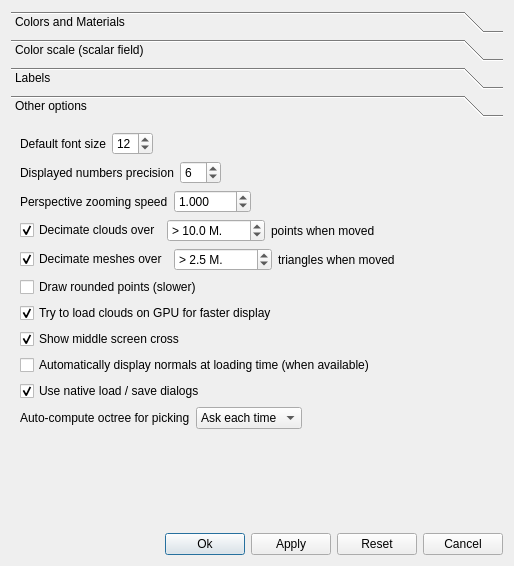
<?xml version="1.0" encoding="UTF-8"?>
<ui version="4.0">
 <class>DisplayOptionsDlg</class>
 <widget class="QDialog" name="DisplayOptionsDlg">
  <property name="geometry">
   <rect>
    <x>0</x>
    <y>0</y>
    <width>514</width>
    <height>566</height>
   </rect>
  </property>
  <property name="sizePolicy">
   <sizepolicy hsizetype="Fixed" vsizetype="Fixed">
    <horstretch>0</horstretch>
    <verstretch>0</verstretch>
   </sizepolicy>
  </property>
  <property name="windowTitle">
   <string>Display options</string>
  </property>
  <property name="windowIcon">
   <iconset>
    <normaloff>:/CC/Old/images/old_cc/cc_lightParamsIcon.gif</normaloff>:/CC/Old/images/old_cc/cc_lightParamsIcon.gif</iconset>
  </property>
  <layout class="QVBoxLayout" name="verticalLayout_5">
   <item>
    <widget class="QToolBox" name="toolBox">
     <property name="currentIndex">
      <number>3</number>
     </property>
     <widget class="QWidget" name="pageColorAndMatOptions">
      <property name="geometry">
       <rect>
        <x>0</x>
        <y>0</y>
        <width>493</width>
        <height>349</height>
       </rect>
      </property>
      <attribute name="label">
       <string>Colors and Materials</string>
      </attribute>
      <layout class="QVBoxLayout" name="verticalLayout_6">
       <item>
        <widget class="QFrame" name="frame">
         <property name="sizePolicy">
          <sizepolicy hsizetype="Preferred" vsizetype="Maximum">
           <horstretch>0</horstretch>
           <verstretch>0</verstretch>
          </sizepolicy>
         </property>
         <property name="frameShape">
          <enum>QFrame::NoFrame</enum>
         </property>
         <layout class="QHBoxLayout" name="horizontalLayout_6">
          <property name="leftMargin">
           <number>0</number>
          </property>
          <property name="topMargin">
           <number>0</number>
          </property>
          <property name="rightMargin">
           <number>0</number>
          </property>
          <property name="bottomMargin">
           <number>0</number>
          </property>
          <item>
           <widget class="QGroupBox" name="sunLightGroup">
            <property name="title">
             <string>Light</string>
            </property>
            <layout class="QVBoxLayout">
             <item>
              <layout class="QHBoxLayout">
               <item>
                <widget class="QToolButton" name="ambientColorButton">
                 <property name="text">
                  <string notr="true">...</string>
                 </property>
                </widget>
               </item>
               <item>
                <widget class="QLabel" name="label_3">
                 <property name="text">
                  <string>Ambient</string>
                 </property>
                </widget>
               </item>
              </layout>
             </item>
             <item>
              <layout class="QHBoxLayout">
               <item>
                <widget class="QToolButton" name="specularColorButton">
                 <property name="text">
                  <string notr="true">...</string>
                 </property>
                </widget>
               </item>
               <item>
                <widget class="QLabel" name="label_4">
                 <property name="text">
                  <string>Specular</string>
                 </property>
                </widget>
               </item>
              </layout>
             </item>
             <item>
              <layout class="QHBoxLayout">
               <item>
                <widget class="QToolButton" name="diffuseColorButton">
                 <property name="text">
                  <string notr="true">...</string>
                 </property>
                </widget>
               </item>
               <item>
                <widget class="QLabel" name="label_5">
                 <property name="text">
                  <string>Diffuse</string>
                 </property>
                </widget>
               </item>
              </layout>
             </item>
             <item>
              <widget class="QCheckBox" name="doubleSidedCheckBox">
               <property name="toolTip">
                <string>&lt;html&gt;&lt;head/&gt;&lt;body&gt;&lt;p&gt;Whether to use a double-sided light model or not&lt;/p&gt;&lt;p&gt;(if disabled, triangles will appear black when looked from behind)&lt;/p&gt;&lt;/body&gt;&lt;/html&gt;</string>
               </property>
               <property name="text">
                <string>double-sided</string>
               </property>
               <property name="checked">
                <bool>true</bool>
               </property>
              </widget>
             </item>
             <item>
              <spacer name="verticalSpacer_5">
               <property name="orientation">
                <enum>Qt::Vertical</enum>
               </property>
               <property name="sizeHint" stdset="0">
                <size>
                 <width>0</width>
                 <height>0</height>
                </size>
               </property>
              </spacer>
             </item>
            </layout>
           </widget>
          </item>
          <item>
           <widget class="QGroupBox" name="sunLightGroup_2">
            <property name="title">
             <string>Default Materials</string>
            </property>
            <layout class="QVBoxLayout" name="verticalLayout_4">
             <item>
              <layout class="QHBoxLayout">
               <item>
                <widget class="QToolButton" name="meshFrontColorButton">
                 <property name="text">
                  <string notr="true">...</string>
                 </property>
                </widget>
               </item>
               <item>
                <widget class="QLabel" name="label_6">
                 <property name="text">
                  <string>Mesh Front</string>
                 </property>
                </widget>
               </item>
              </layout>
             </item>
             <item>
              <layout class="QHBoxLayout">
               <item>
                <widget class="QToolButton" name="meshBackColorButton">
                 <property name="text">
                  <string notr="true">...</string>
                 </property>
                </widget>
               </item>
               <item>
                <widget class="QLabel" name="label_7">
                 <property name="text">
                  <string>Mesh Back</string>
                 </property>
                </widget>
               </item>
              </layout>
             </item>
             <item>
              <layout class="QHBoxLayout" name="horizontalLayout_2">
               <item>
                <widget class="QToolButton" name="meshSpecularColorButton">
                 <property name="text">
                  <string notr="true">...</string>
                 </property>
                </widget>
               </item>
               <item>
                <widget class="QLabel" name="label_12">
                 <property name="text">
                  <string>Mesh specular</string>
                 </property>
                </widget>
               </item>
              </layout>
             </item>
             <item>
              <layout class="QHBoxLayout">
               <item>
                <widget class="QToolButton" name="pointsColorButton">
                 <property name="text">
                  <string notr="true">...</string>
                 </property>
                </widget>
               </item>
               <item>
                <widget class="QLabel" name="label_8">
                 <property name="text">
                  <string>Points</string>
                 </property>
                </widget>
               </item>
              </layout>
             </item>
            </layout>
           </widget>
          </item>
          <item>
           <widget class="QGroupBox" name="othersGroup">
            <property name="title">
             <string>Colors</string>
            </property>
            <layout class="QVBoxLayout">
             <item>
              <layout class="QHBoxLayout">
               <item>
                <widget class="QToolButton" name="bkgColorButton">
                 <property name="text">
                  <string notr="true">...</string>
                 </property>
                 <property name="toolButtonStyle">
                  <enum>Qt::ToolButtonIconOnly</enum>
                 </property>
                </widget>
               </item>
               <item>
                <widget class="QLabel" name="label_2">
                 <property name="text">
                  <string>Background</string>
                 </property>
                </widget>
               </item>
              </layout>
             </item>
             <item>
              <layout class="QHBoxLayout">
               <item>
                <widget class="QToolButton" name="bbColorButton">
                 <property name="text">
                  <string notr="true">...</string>
                 </property>
                 <property name="toolButtonStyle">
                  <enum>Qt::ToolButtonIconOnly</enum>
                 </property>
                </widget>
               </item>
               <item>
                <widget class="QLabel" name="label_9">
                 <property name="text">
                  <string>Bounding-box</string>
                 </property>
                </widget>
               </item>
              </layout>
             </item>
             <item>
              <layout class="QHBoxLayout">
               <item>
                <widget class="QToolButton" name="textColorButton">
                 <property name="text">
                  <string notr="true">...</string>
                 </property>
                </widget>
               </item>
               <item>
                <widget class="QLabel" name="label">
                 <property name="text">
                  <string>Text</string>
                 </property>
                </widget>
               </item>
              </layout>
             </item>
             <item>
              <spacer name="verticalSpacer_6">
               <property name="orientation">
                <enum>Qt::Vertical</enum>
               </property>
               <property name="sizeHint" stdset="0">
                <size>
                 <width>0</width>
                 <height>0</height>
                </size>
               </property>
              </spacer>
             </item>
            </layout>
           </widget>
          </item>
         </layout>
        </widget>
       </item>
       <item>
        <layout class="QHBoxLayout" name="horizontalLayout_7">
         <item>
          <spacer name="horizontalSpacer_6">
           <property name="orientation">
            <enum>Qt::Horizontal</enum>
           </property>
           <property name="sizeHint" stdset="0">
            <size>
             <width>40</width>
             <height>20</height>
            </size>
           </property>
          </spacer>
         </item>
         <item>
          <widget class="QCheckBox" name="enableGradientCheckBox">
           <property name="toolTip">
            <string>Gradient goes from 'background' color to inverse of 'Points' color</string>
           </property>
           <property name="statusTip">
            <string>Gradient goes from 'background' color to inverse of 'Points' color</string>
           </property>
           <property name="text">
            <string>display gradient background</string>
           </property>
           <property name="checked">
            <bool>true</bool>
           </property>
          </widget>
         </item>
        </layout>
       </item>
       <item>
        <spacer name="verticalSpacer">
         <property name="orientation">
          <enum>Qt::Vertical</enum>
         </property>
         <property name="sizeHint" stdset="0">
          <size>
           <width>20</width>
           <height>53</height>
          </size>
         </property>
        </spacer>
       </item>
      </layout>
     </widget>
     <widget class="QWidget" name="pageSFOptions">
      <property name="geometry">
       <rect>
        <x>0</x>
        <y>0</y>
        <width>490</width>
        <height>364</height>
       </rect>
      </property>
      <attribute name="label">
       <string>Color scale (scalar field)</string>
      </attribute>
      <layout class="QVBoxLayout" name="verticalLayout_7">
       <item>
        <widget class="QCheckBox" name="colorScaleShowHistogramCheckBox">
         <property name="text">
          <string>Show histogram next to color ramp</string>
         </property>
         <property name="checked">
          <bool>true</bool>
         </property>
        </widget>
       </item>
       <item>
        <widget class="QCheckBox" name="useColorScaleShaderCheckBox">
         <property name="text">
          <string>Enable shader for faster display (ATI cards: use at your own risk ;)</string>
         </property>
        </widget>
       </item>
       <item>
        <layout class="QHBoxLayout" name="horizontalLayout">
         <item>
          <widget class="QLabel" name="label_10">
           <property name="text">
            <string>Ramp width</string>
           </property>
          </widget>
         </item>
         <item>
          <widget class="QSpinBox" name="colorRampWidthSpinBox">
           <property name="suffix">
            <string> pixels</string>
           </property>
           <property name="minimum">
            <number>10</number>
           </property>
           <property name="maximum">
            <number>200</number>
           </property>
           <property name="value">
            <number>50</number>
           </property>
          </widget>
         </item>
         <item>
          <spacer name="horizontalSpacer">
           <property name="orientation">
            <enum>Qt::Horizontal</enum>
           </property>
           <property name="sizeHint" stdset="0">
            <size>
             <width>40</width>
             <height>20</height>
            </size>
           </property>
          </spacer>
         </item>
        </layout>
       </item>
       <item>
        <spacer name="verticalSpacer_2">
         <property name="orientation">
          <enum>Qt::Vertical</enum>
         </property>
         <property name="sizeHint" stdset="0">
          <size>
           <width>20</width>
           <height>120</height>
          </size>
         </property>
        </spacer>
       </item>
      </layout>
     </widget>
     <widget class="QWidget" name="pageLabelsOptions">
      <property name="geometry">
       <rect>
        <x>0</x>
        <y>0</y>
        <width>490</width>
        <height>364</height>
       </rect>
      </property>
      <attribute name="label">
       <string>Labels</string>
      </attribute>
      <layout class="QVBoxLayout" name="verticalLayout">
       <item>
        <widget class="QFrame" name="frame_2">
         <property name="frameShape">
          <enum>QFrame::StyledPanel</enum>
         </property>
         <property name="frameShadow">
          <enum>QFrame::Raised</enum>
         </property>
         <layout class="QGridLayout" name="gridLayout">
          <property name="leftMargin">
           <number>0</number>
          </property>
          <property name="topMargin">
           <number>0</number>
          </property>
          <property name="rightMargin">
           <number>0</number>
          </property>
          <property name="bottomMargin">
           <number>0</number>
          </property>
          <item row="0" column="0">
           <widget class="QLabel" name="label_13">
            <property name="text">
             <string>Label opacity</string>
            </property>
           </widget>
          </item>
          <item row="0" column="1">
           <widget class="QSpinBox" name="labelOpacitySpinBox">
            <property name="suffix">
             <string notr="true">%</string>
            </property>
            <property name="maximum">
             <number>100</number>
            </property>
            <property name="value">
             <number>75</number>
            </property>
           </widget>
          </item>
          <item row="1" column="0">
           <widget class="QLabel" name="label_16">
            <property name="text">
             <string>Label font size</string>
            </property>
           </widget>
          </item>
          <item row="1" column="1">
           <widget class="QSpinBox" name="labelFontSizeSpinBox">
            <property name="minimum">
             <number>6</number>
            </property>
            <property name="maximum">
             <number>96</number>
            </property>
            <property name="value">
             <number>8</number>
            </property>
           </widget>
          </item>
          <item row="1" column="2">
           <widget class="QLabel" name="label_20">
            <property name="text">
             <string>background color</string>
            </property>
            <property name="alignment">
             <set>Qt::AlignRight|Qt::AlignTrailing|Qt::AlignVCenter</set>
            </property>
           </widget>
          </item>
          <item row="1" column="3">
           <widget class="QToolButton" name="labelBkgColorButton">
            <property name="text">
             <string notr="true">...</string>
            </property>
           </widget>
          </item>
          <item row="2" column="0">
           <widget class="QLabel" name="label_15">
            <property name="text">
             <string>Labels marker size</string>
            </property>
           </widget>
          </item>
          <item row="2" column="1">
           <widget class="QSpinBox" name="labelMarkerSizeSpinBox">
            <property name="minimum">
             <number>1</number>
            </property>
            <property name="value">
             <number>4</number>
            </property>
           </widget>
          </item>
          <item row="2" column="2">
           <widget class="QLabel" name="label_18">
            <property name="text">
             <string>marker color</string>
            </property>
            <property name="alignment">
             <set>Qt::AlignRight|Qt::AlignTrailing|Qt::AlignVCenter</set>
            </property>
           </widget>
          </item>
          <item row="2" column="3">
           <widget class="QToolButton" name="labelMarkerColorButton">
            <property name="text">
             <string notr="true">...</string>
            </property>
           </widget>
          </item>
         </layout>
        </widget>
       </item>
       <item>
        <spacer name="verticalSpacer_4">
         <property name="orientation">
          <enum>Qt::Vertical</enum>
         </property>
         <property name="sizeHint" stdset="0">
          <size>
           <width>20</width>
           <height>144</height>
          </size>
         </property>
        </spacer>
       </item>
      </layout>
     </widget>
     <widget class="QWidget" name="pageOtherOptions">
      <property name="geometry">
       <rect>
        <x>0</x>
        <y>0</y>
        <width>490</width>
        <height>364</height>
       </rect>
      </property>
      <attribute name="label">
       <string>Other options</string>
      </attribute>
      <layout class="QVBoxLayout" name="verticalLayout_8">
       <item>
        <layout class="QHBoxLayout" name="horizontalLayout_4">
         <item>
          <widget class="QLabel" name="label_11">
           <property name="text">
            <string>Default font size</string>
           </property>
          </widget>
         </item>
         <item>
          <widget class="QSpinBox" name="defaultFontSizeSpinBox">
           <property name="minimum">
            <number>6</number>
           </property>
           <property name="maximum">
            <number>96</number>
           </property>
           <property name="value">
            <number>12</number>
           </property>
          </widget>
         </item>
         <item>
          <spacer name="horizontalSpacer_3">
           <property name="orientation">
            <enum>Qt::Horizontal</enum>
           </property>
           <property name="sizeHint" stdset="0">
            <size>
             <width>40</width>
             <height>20</height>
            </size>
           </property>
          </spacer>
         </item>
        </layout>
       </item>
       <item>
        <layout class="QHBoxLayout" name="horizontalLayout_3">
         <item>
          <widget class="QLabel" name="label_14">
           <property name="text">
            <string>Displayed numbers precision</string>
           </property>
          </widget>
         </item>
         <item>
          <widget class="QSpinBox" name="numberPrecisionSpinBox">
           <property name="value">
            <number>6</number>
           </property>
          </widget>
         </item>
         <item>
          <spacer name="horizontalSpacer_2">
           <property name="orientation">
            <enum>Qt::Horizontal</enum>
           </property>
           <property name="sizeHint" stdset="0">
            <size>
             <width>40</width>
             <height>20</height>
            </size>
           </property>
          </spacer>
         </item>
        </layout>
       </item>
       <item>
        <layout class="QHBoxLayout" name="horizontalLayout_5">
         <item>
          <widget class="QLabel" name="label_17">
           <property name="text">
            <string>Perspective zooming speed</string>
           </property>
          </widget>
         </item>
         <item>
          <widget class="QDoubleSpinBox" name="zoomSpeedDoubleSpinBox">
           <property name="toolTip">
            <string>Zoom/walk speed in perspective mode (default = 1.0)</string>
           </property>
           <property name="decimals">
            <number>3</number>
           </property>
           <property name="maximum">
            <double>1000.000000000000000</double>
           </property>
           <property name="singleStep">
            <double>0.010000000000000</double>
           </property>
           <property name="value">
            <double>1.000000000000000</double>
           </property>
          </widget>
         </item>
         <item>
          <spacer name="horizontalSpacer_4">
           <property name="orientation">
            <enum>Qt::Horizontal</enum>
           </property>
           <property name="sizeHint" stdset="0">
            <size>
             <width>40</width>
             <height>20</height>
            </size>
           </property>
          </spacer>
         </item>
        </layout>
       </item>
       <item>
        <layout class="QHBoxLayout" name="horizontalLayout_9">
         <item>
          <widget class="QCheckBox" name="decimateCloudBox">
           <property name="statusTip">
            <string>Automatically decimate big point clouds when moved</string>
           </property>
           <property name="whatsThis">
            <string>Automatically decimate big point clouds when moved</string>
           </property>
           <property name="text">
            <string>Decimate clouds over</string>
           </property>
           <property name="checked">
            <bool>true</bool>
           </property>
          </widget>
         </item>
         <item>
          <widget class="QDoubleSpinBox" name="maxCloudSizeDoubleSpinBox">
           <property name="toolTip">
            <string>Minimum number of points to activate decimation</string>
           </property>
           <property name="prefix">
            <string notr="true">&gt; </string>
           </property>
           <property name="suffix">
            <string notr="true"> M.</string>
           </property>
           <property name="decimals">
            <number>1</number>
           </property>
           <property name="minimum">
            <double>0.100000000000000</double>
           </property>
           <property name="maximum">
            <double>10000.000000000000000</double>
           </property>
           <property name="value">
            <double>10.000000000000000</double>
           </property>
          </widget>
         </item>
         <item>
          <widget class="QLabel" name="label_21">
           <property name="text">
            <string>points when moved</string>
           </property>
          </widget>
         </item>
         <item>
          <spacer name="horizontalSpacer_5">
           <property name="orientation">
            <enum>Qt::Horizontal</enum>
           </property>
           <property name="sizeHint" stdset="0">
            <size>
             <width>40</width>
             <height>20</height>
            </size>
           </property>
          </spacer>
         </item>
        </layout>
       </item>
       <item>
        <layout class="QHBoxLayout" name="horizontalLayout_8">
         <item>
          <widget class="QCheckBox" name="decimateMeshBox">
           <property name="statusTip">
            <string>Automatically decimate big meshes when moved</string>
           </property>
           <property name="whatsThis">
            <string>Automatically decimate big meshes when moved</string>
           </property>
           <property name="text">
            <string>Decimate meshes over</string>
           </property>
           <property name="checked">
            <bool>true</bool>
           </property>
          </widget>
         </item>
         <item>
          <widget class="QDoubleSpinBox" name="maxMeshSizeDoubleSpinBox">
           <property name="toolTip">
            <string>Minimum number of triangles to activate decimation</string>
           </property>
           <property name="prefix">
            <string notr="true">&gt; </string>
           </property>
           <property name="suffix">
            <string notr="true"> M.</string>
           </property>
           <property name="decimals">
            <number>1</number>
           </property>
           <property name="minimum">
            <double>0.100000000000000</double>
           </property>
           <property name="maximum">
            <double>10000.000000000000000</double>
           </property>
           <property name="singleStep">
            <double>0.500000000000000</double>
           </property>
           <property name="value">
            <double>2.500000000000000</double>
           </property>
          </widget>
         </item>
         <item>
          <widget class="QLabel" name="label_19">
           <property name="text">
            <string>triangles when moved</string>
           </property>
          </widget>
         </item>
         <item>
          <spacer name="horizontalSpacer_7">
           <property name="orientation">
            <enum>Qt::Horizontal</enum>
           </property>
           <property name="sizeHint" stdset="0">
            <size>
             <width>40</width>
             <height>20</height>
            </size>
           </property>
          </spacer>
         </item>
        </layout>
       </item>
       <item>
        <widget class="QCheckBox" name="drawRoundedPointsCheckBox">
         <property name="text">
          <string>Draw rounded points (slower)</string>
         </property>
        </widget>
       </item>
       <item>
        <widget class="QCheckBox" name="useVBOCheckBox">
         <property name="text">
          <string>Try to load clouds on GPU for faster display</string>
         </property>
         <property name="checked">
          <bool>true</bool>
         </property>
        </widget>
       </item>
       <item>
        <widget class="QCheckBox" name="showCrossCheckBox">
         <property name="toolTip">
          <string>A cross is displayed in the middle of the screen</string>
         </property>
         <property name="statusTip">
          <string>A cross is displayed in the middle of the screen</string>
         </property>
         <property name="text">
          <string>Show middle screen cross</string>
         </property>
         <property name="checked">
          <bool>true</bool>
         </property>
        </widget>
       </item>
       <item>
        <widget class="QCheckBox" name="autoDisplayNormalsCheckBox">
         <property name="text">
          <string>Automatically display normals at loading time (when available)</string>
         </property>
        </widget>
       </item>
       <item>
        <widget class="QCheckBox" name="useNativeDialogsCheckBox">
         <property name="text">
          <string>Use native load / save dialogs</string>
         </property>
         <property name="checked">
          <bool>true</bool>
         </property>
        </widget>
       </item>
       <item>
        <layout class="QHBoxLayout" name="horizontalLayout_10">
         <item>
          <widget class="QLabel" name="label_22">
           <property name="text">
            <string>Auto-compute octree for picking</string>
           </property>
          </widget>
         </item>
         <item>
          <widget class="QComboBox" name="autoComputeOctreeComboBox">
           <property name="toolTip">
            <string>Octree computation can be long but the picking is then much faster</string>
           </property>
           <property name="currentIndex">
            <number>1</number>
           </property>
           <item>
            <property name="text">
             <string>Always</string>
            </property>
           </item>
           <item>
            <property name="text">
             <string>Ask each time</string>
            </property>
           </item>
           <item>
            <property name="text">
             <string>Never</string>
            </property>
           </item>
          </widget>
         </item>
         <item>
          <spacer name="horizontalSpacer_8">
           <property name="orientation">
            <enum>Qt::Horizontal</enum>
           </property>
           <property name="sizeHint" stdset="0">
            <size>
             <width>40</width>
             <height>20</height>
            </size>
           </property>
          </spacer>
         </item>
        </layout>
       </item>
       <item>
        <spacer name="verticalSpacer_3">
         <property name="orientation">
          <enum>Qt::Vertical</enum>
         </property>
         <property name="sizeHint" stdset="0">
          <size>
           <width>20</width>
           <height>16</height>
          </size>
         </property>
        </spacer>
       </item>
      </layout>
     </widget>
    </widget>
   </item>
   <item>
    <layout class="QHBoxLayout">
     <item>
      <spacer>
       <property name="orientation">
        <enum>Qt::Horizontal</enum>
       </property>
       <property name="sizeHint" stdset="0">
        <size>
         <width>40</width>
         <height>20</height>
        </size>
       </property>
      </spacer>
     </item>
     <item>
      <widget class="QPushButton" name="okButton">
       <property name="text">
        <string>Ok</string>
       </property>
      </widget>
     </item>
     <item>
      <widget class="QPushButton" name="applyButton">
       <property name="text">
        <string>Apply</string>
       </property>
      </widget>
     </item>
     <item>
      <widget class="QPushButton" name="resetButton">
       <property name="text">
        <string>Reset</string>
       </property>
      </widget>
     </item>
     <item>
      <widget class="QPushButton" name="cancelButton">
       <property name="text">
        <string>Cancel</string>
       </property>
      </widget>
     </item>
    </layout>
   </item>
  </layout>
 </widget>
 <resources/>
 <connections>
  <connection>
   <sender>decimateCloudBox</sender>
   <signal>toggled(bool)</signal>
   <receiver>maxCloudSizeDoubleSpinBox</receiver>
   <slot>setEnabled(bool)</slot>
   <hints>
    <hint type="sourcelabel">
     <x>85</x>
     <y>220</y>
    </hint>
    <hint type="destinationlabel">
     <x>224</x>
     <y>220</y>
    </hint>
   </hints>
  </connection>
  <connection>
   <sender>decimateMeshBox</sender>
   <signal>toggled(bool)</signal>
   <receiver>maxMeshSizeDoubleSpinBox</receiver>
   <slot>setEnabled(bool)</slot>
   <hints>
    <hint type="sourcelabel">
     <x>85</x>
     <y>248</y>
    </hint>
    <hint type="destinationlabel">
     <x>224</x>
     <y>248</y>
    </hint>
   </hints>
  </connection>
 </connections>
</ui>
